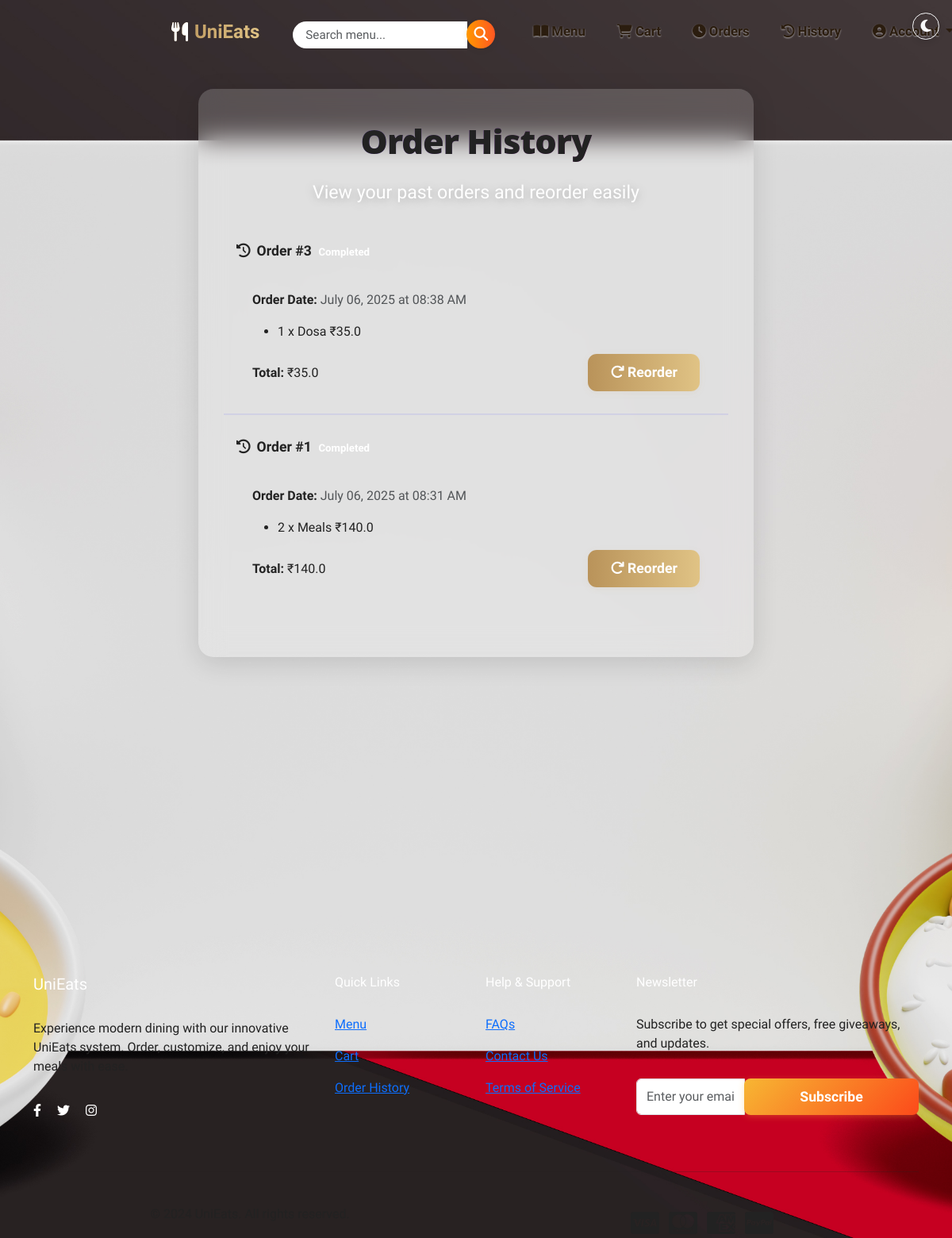
Page /order_history (signed in) on the committed database.
### tables this page shows
CREATE TABLE orders (
            id INTEGER PRIMARY KEY AUTOINCREMENT,
            user_id INTEGER NOT NULL,
            items TEXT NOT NULL,
            total_amount REAL NOT NULL,
            status TEXT NOT NULL,
            timestamp DATETIME DEFAULT CURRENT_TIMESTAMP,
            pickup_time TEXT NOT NULL,
            is_future_order BOOLEAN DEFAULT 0,
            scheduled_pickup_date TEXT,
            scheduled_pickup_time TEXT,
            FOREIGN KEY (user_id) REFERENCES users (id)
        );

CREATE TABLE menu (
            id INTEGER PRIMARY KEY AUTOINCREMENT,
            name TEXT NOT NULL,
            price REAL NOT NULL,
            description TEXT,
            is_veg BOOLEAN,
            category TEXT NOT NULL,
            type TEXT,
            image_url TEXT
        );

### app.py (the view, shortened to what this page needs)
@app.route('/order_history')
@login_required
def order_history():
    conn = get_db_connection()
    cursor = conn.cursor()
    cursor.execute('''
        SELECT * FROM orders
        WHERE user_id = ?
        AND status = 'completed'
        ORDER BY timestamp DESC
    ''', (session['user_id'],))
    orders = cursor.fetchall()
    print("Orders fetched for history:", [dict(order) for order in orders])
    detailed_orders = []
    for order in orders:
        try:
            items = json.loads(order['items'])
        except Exception:
            items = []
        detailed_items = []
        for item in items:
            if isinstance(item, dict):
                item_name = item.get('name', item.get('item_name', ''))
                quantity = item.get('quantity', 1)
            else:
                item_name = str(item)
                quantity = 1
            cursor.execute('SELECT price, image_url FROM menu WHERE name = ?', (item_name,))
            menu_item = cursor.fetchone()
            price = menu_item['price'] if menu_item else 0
            image_url = menu_item['image_url'] if menu_item else ''
            detailed_items.append({
                'name': item_name,
                'quantity': quantity,
                'price': price,
                'image_url': image_url
            })
        formatted_pickup_time = None
        timestamp_obj = None
        if order['timestamp']:
            try:
                timestamp_obj = datetime.strptime(order['timestamp'], '%Y-%m-%d %H:%M:%S')
            except Exception:
                try:
                    timestamp_obj = datetime.strptime(order['timestamp'], '%Y-%m-%d %H:%M')
                except Exception:
                    timestamp_obj = None
        detailed_orders.append({
            'id': order['id'],
            'timestamp': timestamp_obj,
            'status': order['status'],
            'items': detailed_items,
            'total_amount': order['total_amount'],
            'is_future_order': order['is_future_order'],
            'formatted_pickup_time': formatted_pickup_time
        })
    conn.close()
    return render_template('history.html', orders=detailed_orders)

### app.py (called while the page is built)
def login_required(f):
    @wraps(f)
    def decorated_function(*args, **kwargs):
        if 'user_id' not in session:
            flash('Please log in to access this page.')
            return redirect(url_for('login'))
        return f(*args, **kwargs)
    return decorated_function

def get_db_connection():
    conn = sqlite3.connect(app.config['DATABASE'])
    conn.row_factory = sqlite3.Row
    return conn

@app.context_processor
def inject_cart_count():
    if 'user_id' in session:
        conn = get_db_connection()
        cursor = conn.cursor()
        cursor.execute('SELECT SUM(quantity) FROM cart WHERE user_id = ?', (session['user_id'],))
        count = cursor.fetchone()[0]
        conn.close()
        return dict(cart_count=count or 0)
    return dict(cart_count=0)

### templates/history.html (shortened to what this page needs)
{% extends "base.html" %}
{% block content %}
<div class="history-content-wrapper">
    <h1 class="history-header text-center">Order History</h1>
    <p class="lead text-muted text-center">View your past orders and reorder easily</p>
    {% if orders and orders|length > 0 %}
    <div class="orders-container">
        <div class="row">
            <div class="col-12">
                {% for order in orders[:8] %}
                <div class="order-card">
                    <div class="card-header">
                        <div>
                            <i class="fas fa-history me-2"></i>Order #{{ order.id }}
                        </div>
                        <div>
                            <span class="badge">{{ order.status|title }}</span>
                        </div>
                    </div>
                    <div class="card-body">
                        <div class="mb-2">
                            <strong>Order Date:</strong>
                            <span class="text-muted">
                                {% if order.timestamp %}
                                    {% if order.timestamp is string %}
                                        {{ order.timestamp }}
                                    {% else %}
                                        {{ order.timestamp.strftime('%B %d, %Y at %I:%M %p') }}
                                    {% endif %}
                                {% else %}
                                    N/A
                                {% endif %}
                            </span>
                        </div>
                        <ul class="order-items-list">
                            {% for item in order['items'] %}
                            <li class="order-item">
                                <span>{{ item.quantity }} x {{ item.name }}</span>
                                <span>₹{{ item.price * item.quantity }}</span>
                            </li>
                            {% endfor %}
                        </ul>
                        <div class="d-flex justify-content-between align-items-center">
                            <div class="order-total"><strong>Total:</strong> ₹{{ order.total_amount }}</div>
                            <form action="{{ url_for('reorder', order_id=order.id) }}" method="POST" class="d-inline">
                                <button type="submit" class="btn btn-lg"><i class="fas fa-redo me-1"></i>Reorder</button>
                            </form>
                        </div>
                    </div>
                </div>
                {% endfor %}
            </div>
        </div>
    </div>
    {% endif %}
</div>
{% endblock %}

### templates/base.html (style rules this page uses)
body { font-family: 'Baloo 2', sans-serif; }

### rows in the picture
orders: id "3", status "Completed", timestamp "July 06, 2025 at 08:38 AM", total_amount "35.0"
menu: quantity "1", name "Dosa", item.price*item.quantity "35.0"
orders: id "1", status "Completed", timestamp "July 06, 2025 at 08:31 AM", total_amount "140.0"
menu: quantity "2", name "Meals", item.price*item.quantity "140.0"
